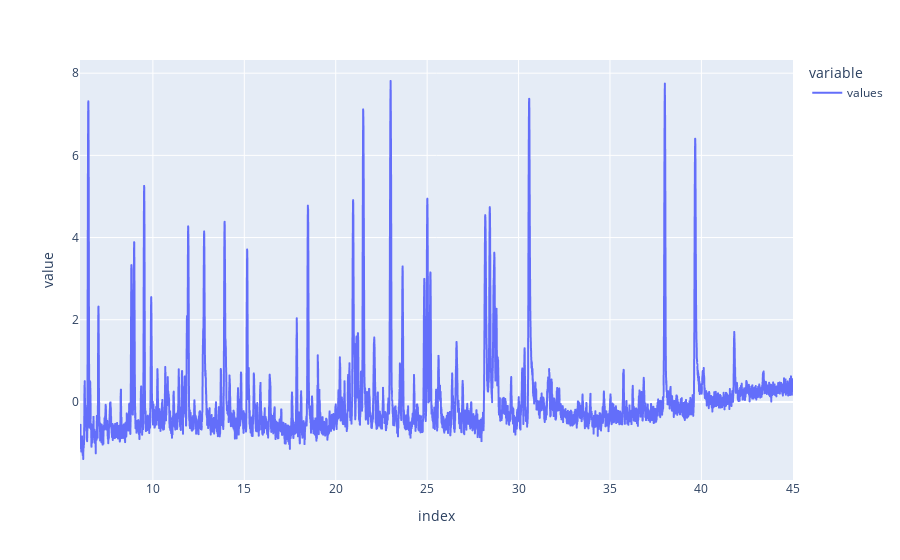

Notebook source saved alongside this figure:
### Markdown cell above
Ensuite on fait une normalisation des points de la courbe <br>
La fonction `adaptCurve` fait la normalisation de manière à ce que le premier pic de référence ai toujours une taille proche de 10.

### Code cell
temp = (temp - temp.mean())/temp.std()
temp.plot()

### Figure 1 — Plotly figure (JSON) as saved in the notebook; plotly's stock layout.template omitted (floating-point values rounded to 4 significant figures; data arrays with more than 128 entries replaced by an {"elided": "..."} marker saying what was removed)
{"data": [{"hovertemplate": "variable=values<br>index=%{x}<br>value=%{y}<extra></extra>", "legendgroup": "values", "line": {"color": "#636efa", "dash": "solid"}, "mode": "lines", "name": "values", "showlegend": true, "type": "scattergl", "x": {"elided": "6609 float values"}, "xaxis": "x", "y": {"elided": "6609 float values"}, "yaxis": "y"}], "layout": {"legend": {"title": {"text": "variable"}, "tracegroupgap": 0}, "margin": {"t": 60}, "xaxis": {"anchor": "y", "domain": [0, 1], "title": {"text": "index"}}, "yaxis": {"anchor": "x", "domain": [0, 1], "title": {"text": "value"}}}}
